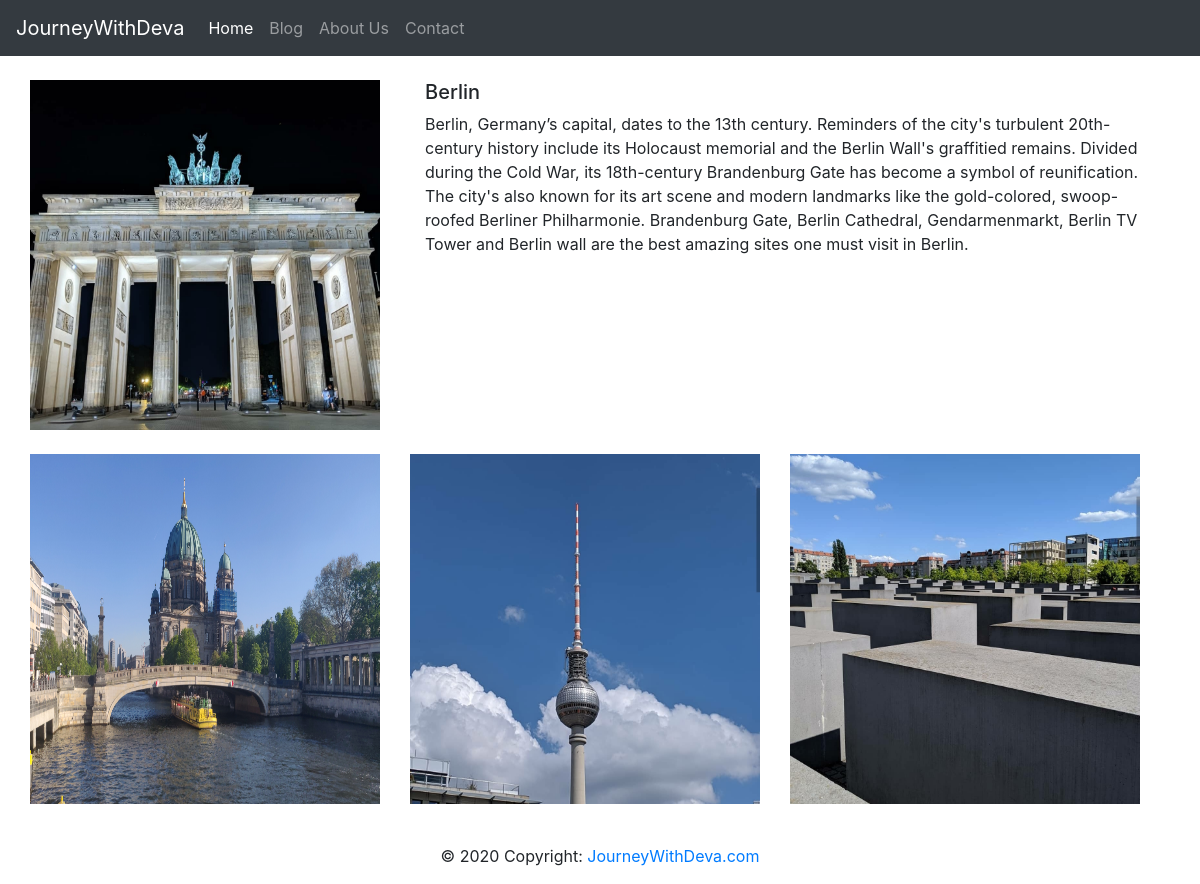
The app's page /sites/5 with its own data.
### myBlog/models.py (models this page shows, shortened)
class SiteLoc(models.Model):
    site_id = models.AutoField
    site_name = models.CharField(max_length=50)
    country = models.CharField(max_length=50, default="")
    city = models.CharField(max_length=50, default="")
    desc = models.CharField(max_length=800)
    image = models.ImageField(upload_to="blog/images", default="")
    image2 = models.ImageField(upload_to="blog/images", default="")
    image3 = models.ImageField(upload_to="blog/images", default="")
    image4 = models.ImageField(upload_to="blog/images", default="")

### myBlog/views.py (the view)
# urls.py: path("sites/<int:myid>", views.siteView, name="SiteView"),
def siteView(request, myid):
    site = SiteLoc.objects.filter(id=myid)
    return render(request, 'blog/siteView.html', {'site':site[0]})

### myBlog/templates/blog/siteView.html (shortened to what this page needs)
{% extends 'blog/common.html' %}
{% block body %}
<div class="container my-4">
    <div class="row">
    <div class="col-md-4">
    <div class="row">
        <img src="/media/{{site.image}}" width="350px" height="350px">
    </div>
    </div>
    <div class="col-md-8">
        <h5>{{site.site_name}}</h5>
        <p>{{site.desc}}</p>
    </div>
    </div>
    <br>
   <div class="row">
       <div class="col-md-4">
        <div class="row">
        <img src="/media/{{site.image2}}" width="350px" height="350px">
        </div>
       </div>
       <div class="col-md-4">
        <div class="row">
        <img src="/media/{{site.image3}}" width="350px" height="350px">
        </div>
       </div>
       <div class="col-md-4">
        <div class="row">
        <img src="/media/{{site.image4}}" width="350px" height="350px">
        </div>
       </div>
   </div>
</div>
{% endblock %}

### records on screen
SiteLoc: image (picture), site_name "Berlin", desc "Berlin, Germany’s capital, dates to the 13th century. Reminders of the city's turbulent 20th-century history include its Holocaust memorial and the Berlin Wall's graffitied remains. Divided during the Cold War, its 18th-century Brandenburg Gate has become a symbol of reunification. The city's also known for its art scene and modern landmarks like the gold-colored, swoop-roofed Berliner Philharmonie. Brandenburg Gate, Berlin Cathedral, Gendarmenmarkt, Berlin TV Tower and Berlin wall are the best amazing sites one must visit in Berlin.", image2 (picture), image3 (picture), image4 (picture)
